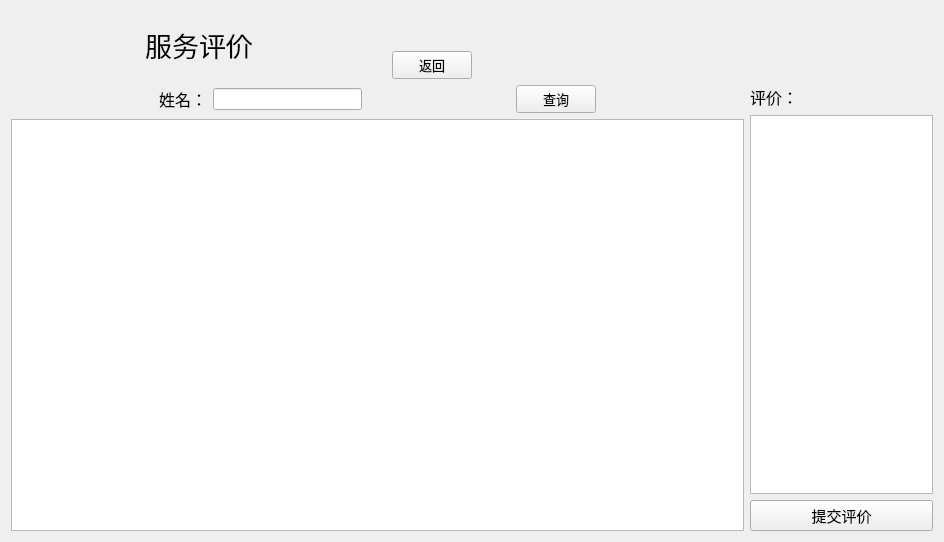
<?xml version="1.0" encoding="UTF-8"?>
<ui version="4.0">
 <class>Evaluation</class>
 <widget class="QWidget" name="Evaluation">
  <property name="geometry">
   <rect>
    <x>0</x>
    <y>0</y>
    <width>944</width>
    <height>542</height>
   </rect>
  </property>
  <property name="windowTitle">
   <string>评价</string>
  </property>
  <layout class="QGridLayout" name="gridLayout">
   <item row="0" column="0">
    <layout class="QHBoxLayout" name="horizontalLayout_5">
     <item>
      <layout class="QHBoxLayout" name="horizontalLayout">
       <item>
        <spacer name="horizontalSpacer">
         <property name="orientation">
          <enum>Qt::Horizontal</enum>
         </property>
         <property name="sizeHint" stdset="0">
          <size>
           <width>40</width>
           <height>20</height>
          </size>
         </property>
        </spacer>
       </item>
       <item>
        <widget class="QLabel" name="label_2">
         <property name="font">
          <font>
           <family>Agency FB</family>
           <pointsize>20</pointsize>
          </font>
         </property>
         <property name="text">
          <string>服务评价</string>
         </property>
         <property name="alignment">
          <set>Qt::AlignCenter</set>
         </property>
        </widget>
       </item>
       <item>
        <spacer name="horizontalSpacer_2">
         <property name="orientation">
          <enum>Qt::Horizontal</enum>
         </property>
         <property name="sizeHint" stdset="0">
          <size>
           <width>40</width>
           <height>20</height>
          </size>
         </property>
        </spacer>
       </item>
       <item>
        <layout class="QVBoxLayout" name="verticalLayout">
         <item>
          <spacer name="verticalSpacer">
           <property name="orientation">
            <enum>Qt::Vertical</enum>
           </property>
           <property name="sizeType">
            <enum>QSizePolicy::Fixed</enum>
           </property>
           <property name="sizeHint" stdset="0">
            <size>
             <width>20</width>
             <height>40</height>
            </size>
           </property>
          </spacer>
         </item>
         <item>
          <widget class="QPushButton" name="back">
           <property name="font">
            <font>
             <family>Agency FB</family>
             <pointsize>10</pointsize>
            </font>
           </property>
           <property name="text">
            <string>返回</string>
           </property>
          </widget>
         </item>
        </layout>
       </item>
      </layout>
     </item>
     <item>
      <spacer name="horizontalSpacer_7">
       <property name="orientation">
        <enum>Qt::Horizontal</enum>
       </property>
       <property name="sizeHint" stdset="0">
        <size>
         <width>40</width>
         <height>20</height>
        </size>
       </property>
      </spacer>
     </item>
    </layout>
   </item>
   <item row="1" column="0">
    <layout class="QHBoxLayout" name="horizontalLayout_4" stretch="4,1">
     <item>
      <layout class="QVBoxLayout" name="verticalLayout_3">
       <item>
        <layout class="QHBoxLayout" name="horizontalLayout_2">
         <item>
          <spacer name="horizontalSpacer_4">
           <property name="orientation">
            <enum>Qt::Horizontal</enum>
           </property>
           <property name="sizeHint" stdset="0">
            <size>
             <width>40</width>
             <height>20</height>
            </size>
           </property>
          </spacer>
         </item>
         <item>
          <widget class="QLabel" name="label">
           <property name="font">
            <font>
             <family>Agency FB</family>
             <pointsize>12</pointsize>
            </font>
           </property>
           <property name="text">
            <string>姓名：</string>
           </property>
          </widget>
         </item>
         <item>
          <widget class="QLineEdit" name="usernameEdit"/>
         </item>
         <item>
          <spacer name="horizontalSpacer_3">
           <property name="orientation">
            <enum>Qt::Horizontal</enum>
           </property>
           <property name="sizeHint" stdset="0">
            <size>
             <width>40</width>
             <height>20</height>
            </size>
           </property>
          </spacer>
         </item>
         <item>
          <widget class="QPushButton" name="queryBtn">
           <property name="font">
            <font>
             <family>Agency FB</family>
             <pointsize>10</pointsize>
            </font>
           </property>
           <property name="text">
            <string>查询</string>
           </property>
          </widget>
         </item>
         <item>
          <spacer name="horizontalSpacer_5">
           <property name="orientation">
            <enum>Qt::Horizontal</enum>
           </property>
           <property name="sizeHint" stdset="0">
            <size>
             <width>40</width>
             <height>20</height>
            </size>
           </property>
          </spacer>
         </item>
        </layout>
       </item>
       <item>
        <widget class="QTableWidget" name="recordTable"/>
       </item>
      </layout>
     </item>
     <item>
      <layout class="QVBoxLayout" name="verticalLayout_2">
       <item>
        <layout class="QHBoxLayout" name="horizontalLayout_3">
         <item>
          <widget class="QLabel" name="label_3">
           <property name="font">
            <font>
             <family>Agency FB</family>
             <pointsize>12</pointsize>
            </font>
           </property>
           <property name="text">
            <string>评价：</string>
           </property>
          </widget>
         </item>
         <item>
          <spacer name="horizontalSpacer_6">
           <property name="orientation">
            <enum>Qt::Horizontal</enum>
           </property>
           <property name="sizeHint" stdset="0">
            <size>
             <width>40</width>
             <height>20</height>
            </size>
           </property>
          </spacer>
         </item>
        </layout>
       </item>
       <item>
        <widget class="QTextEdit" name="evalEdit"/>
       </item>
       <item>
        <widget class="QPushButton" name="submitEvalBtn">
         <property name="font">
          <font>
           <family>Agency FB</family>
           <pointsize>11</pointsize>
          </font>
         </property>
         <property name="text">
          <string>提交评价</string>
         </property>
        </widget>
       </item>
      </layout>
     </item>
    </layout>
   </item>
  </layout>
 </widget>
 <resources/>
 <connections/>
</ui>
